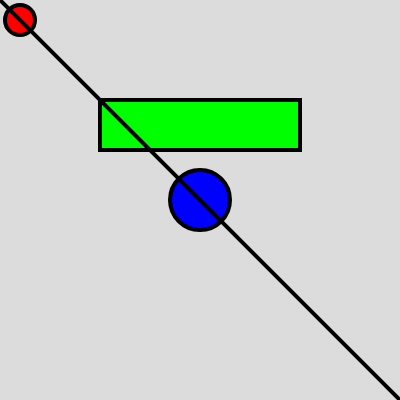
Frame 1 (no input)
Frame 60 (no input): identical to frame 1, image omitted
Frame 120 (the mouse pressed at the canvas centre since frame 60): identical to frame 1, image omitted

The p5.js sketch that drew this single still picture (run headless with seeded random() and noise() and a simulated clock; from frame 60 on, the mouse is pressed at the canvas centre):

// p5.js sketch
// ── sketch.js
function setup() {
  createCanvas(400, 400);
}

function draw() {
  // grayscale
  background(220);
  
  // weight in pixels
  strokeWeight(4);
  
  fill(255, 0, 0);
  // nula vlevo nahore
  circle(20, 20, 30);
  
  fill(0, 255, 0);
  // x, y, w, h
  rect(100, 100, 200, 50);
  fill(0, 0, 255);
  // x, y, radius
  circle(200, 200, 60);
  
  // x, y, x2, y2
  line(0, 0, 400, 400);
}
